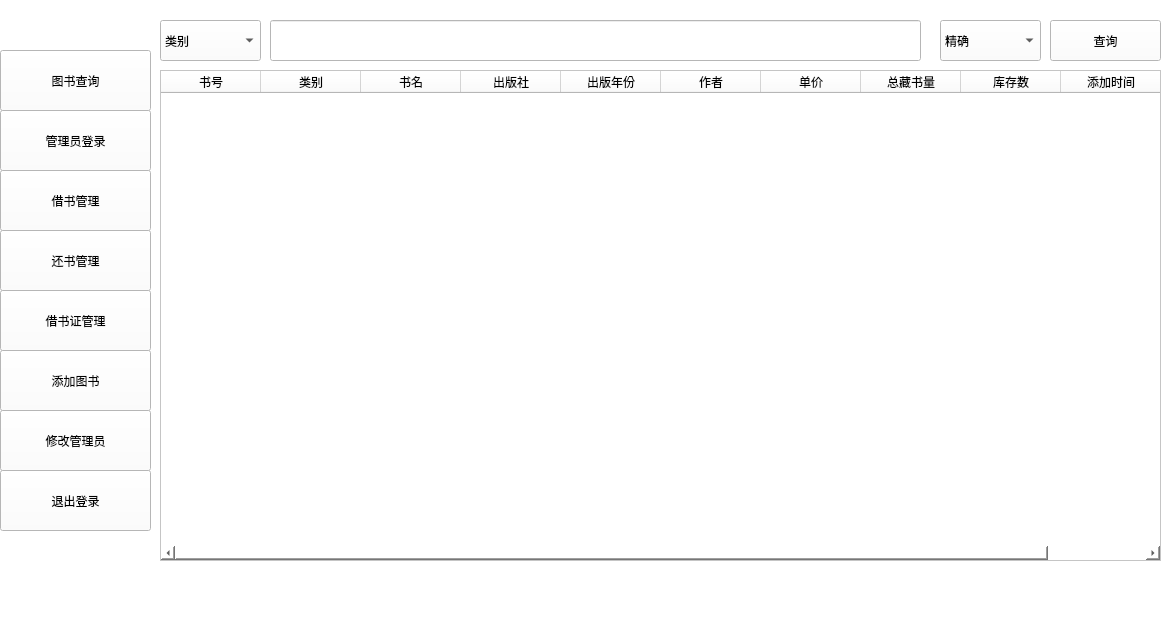
<?xml version="1.0" encoding="UTF-8"?>
<ui version="4.0">
 <class>MainWindow</class>
 <widget class="QMainWindow" name="MainWindow">
  <property name="geometry">
   <rect>
    <x>0</x>
    <y>0</y>
    <width>1176</width>
    <height>638</height>
   </rect>
  </property>
  <property name="windowTitle">
   <string>图书管理系统</string>
  </property>
  <property name="styleSheet">
   <string notr="true">
background-color: rgb(255, 255, 255);</string>
  </property>
  <widget class="QWidget" name="centralwidget">
   <widget class="QStackedWidget" name="stackedWidget">
    <property name="geometry">
     <rect>
      <x>150</x>
      <y>10</y>
      <width>1371</width>
      <height>731</height>
     </rect>
    </property>
    <widget class="QWidget" name="page">
     <widget class="QLineEdit" name="QueryInfo">
      <property name="geometry">
       <rect>
        <x>120</x>
        <y>10</y>
        <width>651</width>
        <height>41</height>
       </rect>
      </property>
     </widget>
     <widget class="QTableWidget" name="ResultTableWidget">
      <property name="geometry">
       <rect>
        <x>10</x>
        <y>60</y>
        <width>1001</width>
        <height>491</height>
       </rect>
      </property>
      <property name="styleSheet">
       <string notr="true">font: 12pt &quot;宋体&quot;;</string>
      </property>
      <column>
       <property name="text">
        <string>书号</string>
       </property>
      </column>
      <column>
       <property name="text">
        <string>类别</string>
       </property>
      </column>
      <column>
       <property name="text">
        <string>书名</string>
       </property>
      </column>
      <column>
       <property name="text">
        <string>出版社</string>
       </property>
      </column>
      <column>
       <property name="text">
        <string>出版年份</string>
       </property>
      </column>
      <column>
       <property name="text">
        <string>作者</string>
       </property>
      </column>
      <column>
       <property name="text">
        <string>单价</string>
       </property>
      </column>
      <column>
       <property name="text">
        <string>总藏书量</string>
       </property>
      </column>
      <column>
       <property name="text">
        <string>库存数</string>
       </property>
      </column>
      <column>
       <property name="text">
        <string>添加时间</string>
       </property>
      </column>
     </widget>
     <widget class="QComboBox" name="selectSearcBookName_mood">
      <property name="geometry">
       <rect>
        <x>790</x>
        <y>10</y>
        <width>101</width>
        <height>41</height>
       </rect>
      </property>
      <property name="styleSheet">
       <string notr="true">font: 12pt &quot;宋体&quot;;</string>
      </property>
      <item>
       <property name="text">
        <string>精确</string>
       </property>
      </item>
      <item>
       <property name="text">
        <string>模糊</string>
       </property>
      </item>
     </widget>
     <widget class="QComboBox" name="SearchModeSelect">
      <property name="geometry">
       <rect>
        <x>10</x>
        <y>10</y>
        <width>101</width>
        <height>41</height>
       </rect>
      </property>
      <property name="styleSheet">
       <string notr="true">font: 12pt &quot;宋体&quot;;</string>
      </property>
      <item>
       <property name="text">
        <string>类别</string>
       </property>
      </item>
      <item>
       <property name="text">
        <string>书名</string>
       </property>
      </item>
      <item>
       <property name="text">
        <string>出版社</string>
       </property>
      </item>
      <item>
       <property name="text">
        <string>年份</string>
       </property>
      </item>
      <item>
       <property name="text">
        <string>作者</string>
       </property>
      </item>
      <item>
       <property name="text">
        <string>价格</string>
       </property>
      </item>
     </widget>
     <widget class="QPushButton" name="SearchinSelectedMode">
      <property name="geometry">
       <rect>
        <x>900</x>
        <y>10</y>
        <width>111</width>
        <height>41</height>
       </rect>
      </property>
      <property name="styleSheet">
       <string notr="true"/>
      </property>
      <property name="text">
       <string>查询</string>
      </property>
     </widget>
    </widget>
    <widget class="QWidget" name="page_2">
     <widget class="QTableWidget" name="tableWidget">
      <property name="geometry">
       <rect>
        <x>10</x>
        <y>10</y>
        <width>911</width>
        <height>371</height>
       </rect>
      </property>
      <property name="styleSheet">
       <string notr="true">font: 12pt &quot;Agency FB&quot;;</string>
      </property>
      <column>
       <property name="text">
        <string>图书类别</string>
       </property>
      </column>
      <column>
       <property name="text">
        <string>书名</string>
       </property>
      </column>
      <column>
       <property name="text">
        <string>出版社</string>
       </property>
      </column>
      <column>
       <property name="text">
        <string>出版年份</string>
       </property>
      </column>
      <column>
       <property name="text">
        <string>作者</string>
       </property>
      </column>
      <column>
       <property name="text">
        <string>图书单价</string>
       </property>
      </column>
      <column>
       <property name="text">
        <string>总馆藏数</string>
       </property>
      </column>
      <column>
       <property name="text">
        <string>库存数</string>
       </property>
      </column>
     </widget>
     <widget class="QPushButton" name="AddRows">
      <property name="geometry">
       <rect>
        <x>10</x>
        <y>420</y>
        <width>131</width>
        <height>41</height>
       </rect>
      </property>
      <property name="styleSheet">
       <string notr="true"/>
      </property>
      <property name="text">
       <string>+</string>
      </property>
     </widget>
     <widget class="QPushButton" name="DelRows">
      <property name="geometry">
       <rect>
        <x>160</x>
        <y>420</y>
        <width>131</width>
        <height>41</height>
       </rect>
      </property>
      <property name="styleSheet">
       <string notr="true"/>
      </property>
      <property name="text">
       <string>-</string>
      </property>
     </widget>
     <widget class="QPushButton" name="TokenImportBooks">
      <property name="geometry">
       <rect>
        <x>10</x>
        <y>470</y>
        <width>281</width>
        <height>51</height>
       </rect>
      </property>
      <property name="styleSheet">
       <string notr="true"/>
      </property>
      <property name="text">
       <string>批量添加图书</string>
      </property>
     </widget>
     <widget class="QPushButton" name="OktoAddBooks">
      <property name="geometry">
       <rect>
        <x>650</x>
        <y>440</y>
        <width>251</width>
        <height>71</height>
       </rect>
      </property>
      <property name="styleSheet">
       <string notr="true"/>
      </property>
      <property name="text">
       <string>确认添加</string>
      </property>
     </widget>
    </widget>
    <widget class="QWidget" name="page_3">
     <widget class="QLineEdit" name="BooklandCard_id">
      <property name="geometry">
       <rect>
        <x>270</x>
        <y>20</y>
        <width>371</width>
        <height>41</height>
       </rect>
      </property>
     </widget>
     <widget class="QLabel" name="label_10">
      <property name="geometry">
       <rect>
        <x>70</x>
        <y>20</y>
        <width>131</width>
        <height>41</height>
       </rect>
      </property>
      <property name="text">
       <string>借书卡号：</string>
      </property>
     </widget>
     <widget class="QPushButton" name="BooklendCard_id_confirm">
      <property name="geometry">
       <rect>
        <x>700</x>
        <y>20</y>
        <width>131</width>
        <height>41</height>
       </rect>
      </property>
      <property name="styleSheet">
       <string notr="true"/>
      </property>
      <property name="text">
       <string>确认</string>
      </property>
     </widget>
     <widget class="QTableWidget" name="Books_lent_by_id">
      <property name="geometry">
       <rect>
        <x>40</x>
        <y>80</y>
        <width>801</width>
        <height>381</height>
       </rect>
      </property>
      <column>
       <property name="text">
        <string>选择</string>
       </property>
      </column>
      <column>
       <property name="text">
        <string>书号</string>
       </property>
      </column>
      <column>
       <property name="text">
        <string>借出日期</string>
       </property>
      </column>
      <column>
       <property name="text">
        <string>经手人</string>
       </property>
      </column>
     </widget>
     <widget class="QPushButton" name="Confirm_to_return_book">
      <property name="geometry">
       <rect>
        <x>590</x>
        <y>480</y>
        <width>161</width>
        <height>41</height>
       </rect>
      </property>
      <property name="styleSheet">
       <string notr="true"/>
      </property>
      <property name="text">
       <string>确认归还</string>
      </property>
     </widget>
    </widget>
    <widget class="QWidget" name="page_4">
     <widget class="QPushButton" name="Book_id_to_lend_confirm">
      <property name="geometry">
       <rect>
        <x>560</x>
        <y>40</y>
        <width>181</width>
        <height>41</height>
       </rect>
      </property>
      <property name="styleSheet">
       <string notr="true"/>
      </property>
      <property name="text">
       <string>查询</string>
      </property>
     </widget>
     <widget class="QLabel" name="label_11">
      <property name="geometry">
       <rect>
        <x>90</x>
        <y>40</y>
        <width>81</width>
        <height>41</height>
       </rect>
      </property>
      <property name="text">
       <string>书号：</string>
      </property>
     </widget>
     <widget class="QLineEdit" name="BookId_to_lend">
      <property name="geometry">
       <rect>
        <x>170</x>
        <y>40</y>
        <width>371</width>
        <height>41</height>
       </rect>
      </property>
     </widget>
     <widget class="QTableWidget" name="Book_in_id_tolend">
      <property name="geometry">
       <rect>
        <x>20</x>
        <y>90</y>
        <width>1001</width>
        <height>351</height>
       </rect>
      </property>
      <property name="styleSheet">
       <string notr="true">
font: 12pt &quot;宋体&quot;;</string>
      </property>
      <column>
       <property name="text">
        <string>选择</string>
       </property>
      </column>
      <column>
       <property name="text">
        <string>ID</string>
       </property>
      </column>
      <column>
       <property name="text">
        <string>类别</string>
       </property>
      </column>
      <column>
       <property name="text">
        <string>书名</string>
       </property>
      </column>
      <column>
       <property name="text">
        <string>出版社</string>
       </property>
      </column>
      <column>
       <property name="text">
        <string>出版年份</string>
       </property>
      </column>
      <column>
       <property name="text">
        <string>作者</string>
       </property>
      </column>
      <column>
       <property name="text">
        <string>价格</string>
       </property>
      </column>
      <column>
       <property name="text">
        <string>现有量</string>
       </property>
      </column>
      <column>
       <property name="text">
        <string>添加时间</string>
       </property>
      </column>
     </widget>
     <widget class="QPushButton" name="Confirm_to_lendbook">
      <property name="geometry">
       <rect>
        <x>530</x>
        <y>470</y>
        <width>141</width>
        <height>41</height>
       </rect>
      </property>
      <property name="styleSheet">
       <string notr="true"/>
      </property>
      <property name="text">
       <string>确认借阅</string>
      </property>
     </widget>
     <widget class="QLineEdit" name="lendCard_id_forlend">
      <property name="geometry">
       <rect>
        <x>210</x>
        <y>470</y>
        <width>281</width>
        <height>41</height>
       </rect>
      </property>
     </widget>
     <widget class="QLabel" name="label_12">
      <property name="geometry">
       <rect>
        <x>90</x>
        <y>480</y>
        <width>111</width>
        <height>31</height>
       </rect>
      </property>
      <property name="text">
       <string>借书卡号：</string>
      </property>
     </widget>
    </widget>
    <widget class="QWidget" name="page_5">
     <widget class="QLabel" name="label_14">
      <property name="geometry">
       <rect>
        <x>40</x>
        <y>50</y>
        <width>131</width>
        <height>51</height>
       </rect>
      </property>
      <property name="text">
       <string>添加借书卡</string>
      </property>
     </widget>
     <widget class="QLabel" name="label_15">
      <property name="geometry">
       <rect>
        <x>30</x>
        <y>320</y>
        <width>151</width>
        <height>41</height>
       </rect>
      </property>
      <property name="text">
       <string>删除借书卡</string>
      </property>
     </widget>
     <widget class="QTableWidget" name="AddCards_table">
      <property name="geometry">
       <rect>
        <x>210</x>
        <y>50</y>
        <width>621</width>
        <height>191</height>
       </rect>
      </property>
      <column>
       <property name="text">
        <string>姓名</string>
       </property>
      </column>
      <column>
       <property name="text">
        <string>部门</string>
       </property>
      </column>
      <column>
       <property name="text">
        <string>类型</string>
       </property>
      </column>
     </widget>
     <widget class="QPushButton" name="AddCards_confirm">
      <property name="geometry">
       <rect>
        <x>660</x>
        <y>250</y>
        <width>121</width>
        <height>51</height>
       </rect>
      </property>
      <property name="text">
       <string>确认添加</string>
      </property>
     </widget>
     <widget class="QPushButton" name="AddCards_add">
      <property name="geometry">
       <rect>
        <x>260</x>
        <y>250</y>
        <width>91</width>
        <height>51</height>
       </rect>
      </property>
      <property name="text">
       <string>+</string>
      </property>
     </widget>
     <widget class="QPushButton" name="AddCards_del">
      <property name="geometry">
       <rect>
        <x>420</x>
        <y>250</y>
        <width>91</width>
        <height>51</height>
       </rect>
      </property>
      <property name="text">
       <string>-</string>
      </property>
     </widget>
     <widget class="QLineEdit" name="Card_id_todel">
      <property name="geometry">
       <rect>
        <x>280</x>
        <y>370</y>
        <width>251</width>
        <height>41</height>
       </rect>
      </property>
     </widget>
     <widget class="QLabel" name="label_16">
      <property name="geometry">
       <rect>
        <x>180</x>
        <y>370</y>
        <width>81</width>
        <height>41</height>
       </rect>
      </property>
      <property name="text">
       <string>卡号：</string>
      </property>
     </widget>
     <widget class="QPushButton" name="Confirm_to_del_card">
      <property name="geometry">
       <rect>
        <x>280</x>
        <y>430</y>
        <width>181</width>
        <height>81</height>
       </rect>
      </property>
      <property name="text">
       <string>确认删除</string>
      </property>
     </widget>
     <widget class="QTextBrowser" name="Card_manage_Warning">
      <property name="geometry">
       <rect>
        <x>550</x>
        <y>370</y>
        <width>261</width>
        <height>161</height>
       </rect>
      </property>
     </widget>
    </widget>
    <widget class="QWidget" name="page_6"/>
    <widget class="QWidget" name="page_7">
     <widget class="QLineEdit" name="LoginName">
      <property name="geometry">
       <rect>
        <x>180</x>
        <y>130</y>
        <width>261</width>
        <height>51</height>
       </rect>
      </property>
     </widget>
     <widget class="QLineEdit" name="LoginPassword">
      <property name="geometry">
       <rect>
        <x>180</x>
        <y>240</y>
        <width>261</width>
        <height>51</height>
       </rect>
      </property>
     </widget>
     <widget class="QLabel" name="label">
      <property name="geometry">
       <rect>
        <x>30</x>
        <y>130</y>
        <width>101</width>
        <height>51</height>
       </rect>
      </property>
      <property name="styleSheet">
       <string notr="true">font: 12pt &quot;Agency FB&quot;;</string>
      </property>
      <property name="text">
       <string>用户名：</string>
      </property>
     </widget>
     <widget class="QLabel" name="label_2">
      <property name="geometry">
       <rect>
        <x>30</x>
        <y>240</y>
        <width>111</width>
        <height>51</height>
       </rect>
      </property>
      <property name="styleSheet">
       <string notr="true">font: 12pt &quot;Agency FB&quot;;</string>
      </property>
      <property name="text">
       <string>密码:</string>
      </property>
     </widget>
     <widget class="QPushButton" name="Login_in_mode">
      <property name="geometry">
       <rect>
        <x>220</x>
        <y>330</y>
        <width>141</width>
        <height>51</height>
       </rect>
      </property>
      <property name="text">
       <string>登录</string>
      </property>
     </widget>
     <widget class="QTextBrowser" name="Login_info_Warning">
      <property name="geometry">
       <rect>
        <x>490</x>
        <y>130</y>
        <width>411</width>
        <height>251</height>
       </rect>
      </property>
     </widget>
    </widget>
    <widget class="QWidget" name="page_8">
     <widget class="QPushButton" name="Admin_add_account">
      <property name="geometry">
       <rect>
        <x>90</x>
        <y>90</y>
        <width>141</width>
        <height>61</height>
       </rect>
      </property>
      <property name="styleSheet">
       <string notr="true"/>
      </property>
      <property name="text">
       <string>添加账户</string>
      </property>
     </widget>
     <widget class="QPushButton" name="Admin_del_account">
      <property name="geometry">
       <rect>
        <x>90</x>
        <y>380</y>
        <width>141</width>
        <height>61</height>
       </rect>
      </property>
      <property name="styleSheet">
       <string notr="true"/>
      </property>
      <property name="text">
       <string>删除账户</string>
      </property>
     </widget>
     <widget class="QLineEdit" name="get_admin_accname">
      <property name="geometry">
       <rect>
        <x>430</x>
        <y>60</y>
        <width>251</width>
        <height>41</height>
       </rect>
      </property>
     </widget>
     <widget class="QLineEdit" name="get_admin_name">
      <property name="geometry">
       <rect>
        <x>430</x>
        <y>240</y>
        <width>251</width>
        <height>41</height>
       </rect>
      </property>
     </widget>
     <widget class="QLineEdit" name="get_admin_password">
      <property name="geometry">
       <rect>
        <x>430</x>
        <y>120</y>
        <width>251</width>
        <height>41</height>
       </rect>
      </property>
     </widget>
     <widget class="QLineEdit" name="get_admin_contact">
      <property name="geometry">
       <rect>
        <x>430</x>
        <y>180</y>
        <width>251</width>
        <height>41</height>
       </rect>
      </property>
     </widget>
     <widget class="QLineEdit" name="to_del_admin_accname">
      <property name="geometry">
       <rect>
        <x>430</x>
        <y>360</y>
        <width>251</width>
        <height>41</height>
       </rect>
      </property>
     </widget>
     <widget class="QLineEdit" name="to_del_admin_password">
      <property name="geometry">
       <rect>
        <x>430</x>
        <y>430</y>
        <width>251</width>
        <height>41</height>
       </rect>
      </property>
     </widget>
     <widget class="QLabel" name="label_3">
      <property name="geometry">
       <rect>
        <x>310</x>
        <y>360</y>
        <width>81</width>
        <height>51</height>
       </rect>
      </property>
      <property name="text">
       <string>账户名:</string>
      </property>
     </widget>
     <widget class="QLabel" name="label_4">
      <property name="geometry">
       <rect>
        <x>310</x>
        <y>430</y>
        <width>81</width>
        <height>41</height>
       </rect>
      </property>
      <property name="text">
       <string>密码:</string>
      </property>
     </widget>
     <widget class="QLabel" name="label_5">
      <property name="geometry">
       <rect>
        <x>310</x>
        <y>60</y>
        <width>91</width>
        <height>41</height>
       </rect>
      </property>
      <property name="text">
       <string>账户名:</string>
      </property>
     </widget>
     <widget class="QLabel" name="label_6">
      <property name="geometry">
       <rect>
        <x>310</x>
        <y>120</y>
        <width>91</width>
        <height>41</height>
       </rect>
      </property>
      <property name="text">
       <string>密码:</string>
      </property>
     </widget>
     <widget class="QLabel" name="label_7">
      <property name="geometry">
       <rect>
        <x>310</x>
        <y>180</y>
        <width>81</width>
        <height>41</height>
       </rect>
      </property>
      <property name="text">
       <string>姓名:</string>
      </property>
     </widget>
     <widget class="QLabel" name="label_8">
      <property name="geometry">
       <rect>
        <x>310</x>
        <y>240</y>
        <width>111</width>
        <height>41</height>
       </rect>
      </property>
      <property name="text">
       <string>联系方式:</string>
      </property>
     </widget>
     <widget class="QTextBrowser" name="Acc_manage_Warning">
      <property name="geometry">
       <rect>
        <x>700</x>
        <y>60</y>
        <width>221</width>
        <height>231</height>
       </rect>
      </property>
     </widget>
    </widget>
   </widget>
   <widget class="QPushButton" name="SearchBooks">
    <property name="geometry">
     <rect>
      <x>0</x>
      <y>50</y>
      <width>151</width>
      <height>61</height>
     </rect>
    </property>
    <property name="styleSheet">
     <string notr="true"/>
    </property>
    <property name="text">
     <string>图书查询</string>
    </property>
   </widget>
   <widget class="QPushButton" name="AddBooks">
    <property name="geometry">
     <rect>
      <x>0</x>
      <y>350</y>
      <width>151</width>
      <height>61</height>
     </rect>
    </property>
    <property name="styleSheet">
     <string notr="true"/>
    </property>
    <property name="text">
     <string>添加图书</string>
    </property>
   </widget>
   <widget class="QPushButton" name="LandCard">
    <property name="geometry">
     <rect>
      <x>0</x>
      <y>290</y>
      <width>151</width>
      <height>61</height>
     </rect>
    </property>
    <property name="styleSheet">
     <string notr="true"/>
    </property>
    <property name="text">
     <string>借书证管理</string>
    </property>
   </widget>
   <widget class="QPushButton" name="ReturnBooks">
    <property name="geometry">
     <rect>
      <x>0</x>
      <y>230</y>
      <width>151</width>
      <height>61</height>
     </rect>
    </property>
    <property name="styleSheet">
     <string notr="true"/>
    </property>
    <property name="text">
     <string>还书管理</string>
    </property>
   </widget>
   <widget class="QPushButton" name="LendBooks">
    <property name="geometry">
     <rect>
      <x>0</x>
      <y>170</y>
      <width>151</width>
      <height>61</height>
     </rect>
    </property>
    <property name="styleSheet">
     <string notr="true"/>
    </property>
    <property name="text">
     <string>借书管理</string>
    </property>
   </widget>
   <widget class="QPushButton" name="LoginButton">
    <property name="geometry">
     <rect>
      <x>0</x>
      <y>110</y>
      <width>151</width>
      <height>61</height>
     </rect>
    </property>
    <property name="styleSheet">
     <string notr="true"/>
    </property>
    <property name="text">
     <string>管理员登录</string>
    </property>
   </widget>
   <widget class="QPushButton" name="ExitLogin">
    <property name="geometry">
     <rect>
      <x>0</x>
      <y>470</y>
      <width>151</width>
      <height>61</height>
     </rect>
    </property>
    <property name="styleSheet">
     <string notr="true"/>
    </property>
    <property name="text">
     <string>退出登录</string>
    </property>
   </widget>
   <widget class="QPushButton" name="Modify_Admins">
    <property name="geometry">
     <rect>
      <x>0</x>
      <y>410</y>
      <width>151</width>
      <height>61</height>
     </rect>
    </property>
    <property name="styleSheet">
     <string notr="true"/>
    </property>
    <property name="text">
     <string>修改管理员</string>
    </property>
   </widget>
  </widget>
  <widget class="QStatusBar" name="statusbar"/>
 </widget>
 <resources/>
 <connections/>
</ui>
